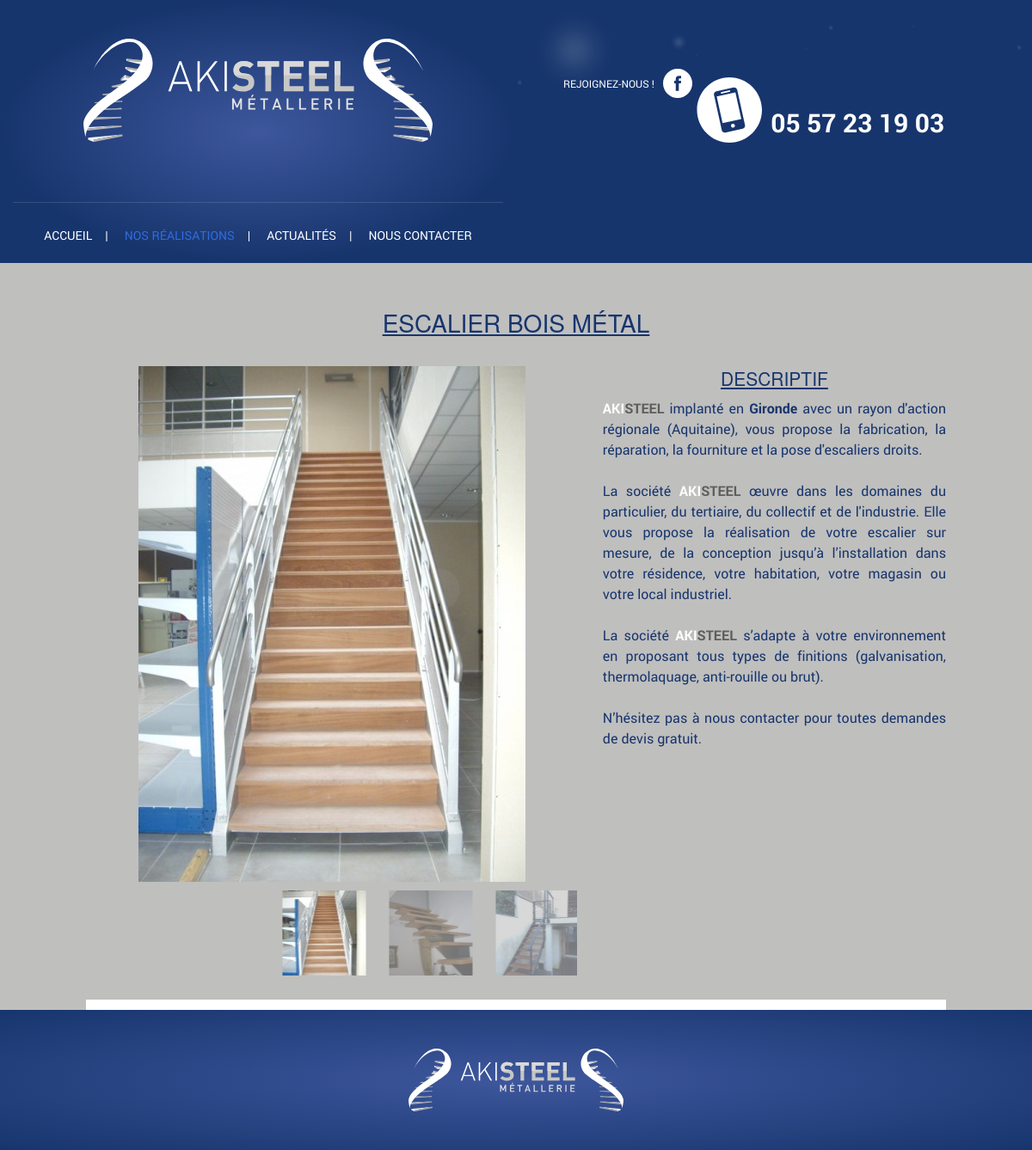
Page /realisation-detail.php?id=39 on the committed database.
### tables this page shows
CREATE TABLE `product` (
  `id` int(10) unsigned NOT NULL AUTO_INCREMENT,
  `id_categorie` int(11) NOT NULL,
  `nom` varchar(100) NOT NULL,
  `description` text NOT NULL,
  `fichier_pdf` varchar(100) NOT NULL,
  `online` enum('0','1') NOT NULL DEFAULT '0',
  PRIMARY KEY (`id`)
);

CREATE TABLE `product_image` (
  `num_image` int(11) NOT NULL AUTO_INCREMENT,
  `num_produit` int(11) NOT NULL,
  `fichier` varchar(100) NOT NULL,
  `defaut` enum('oui','non') NOT NULL DEFAULT 'non',
  PRIMARY KEY (`num_image`)
);

### admin/classes/StorageManager.php (called while the page is built, shortened)
<?php
class StorageManager{
	protected function dbConnect() {
	    $host = DBHOST;
	    $user = DBUSER;
	    $pass = DBPASSWD;
	    $bdd  = DBNAME;
		try {
			$this->mysqli = new mysqli ($host, $user, $pass, $bdd) ;
		} catch (Exception $e) {
			throw new Exception("Erreur Connexion DB ". $e->getMessage());
		}
	}
}
?>

### admin/classes/Produit.php (called while the page is built, shortened)
<?php
require_once("StorageManager.php");
class Produit extends StorageManager {
	public function load( $id, $debug=false ){
		$new_array = null;
		$requete = "SELECT * FROM `product` WHERE id = " . $id ;
		$result = mysqli_query( $this->mysqli, $requete );
		while( $row = mysqli_fetch_assoc( $result ) ) {
			$new_array[] = $row;
		}
		return $new_array;
	}
}

### admin/classes/Produit_image.php (called while the page is built, shortened)
<?php
require_once("StorageManager.php");
class Produit_image extends StorageManager {
	public function getListe( $tab=array(), $debug=false ){
		$requete = "SELECT * FROM `product_image`" ;
		if ( $tab[ "where" ] == '' ) {
			$requete .= " WHERE num_image > 0";
			if ( !empty( $tab ) ) {
				foreach( $tab as $champ => $val ) {
					if ( $champ != "champ" && $champ != "order_by" && $champ != "sens" )
						$requete .= " AND " . $champ . " = '" . addslashes( $val ) . "'";
				}
			}
			$order_by = ( $tab[ "order_by" ] != "" ) ? $tab[ "order_by" ] : "num_image";
			$sens = ( $tab[ "sens" ] != "" ) ? $tab[ "sens" ] : "ASC";
			$requete .= " ORDER BY " . $order_by . " " . $sens;
		}
		else $requete .= $tab[ "where" ];
		$new_array = null;
		$result = mysqli_query( $this->mysqli, $requete );
		while( $row = mysqli_fetch_assoc( $result ) ) {
			$new_array[] = $row;
		}
		return $new_array;
	}
	public function getImageDefaut( $num_produit=0, $debug=false ) {
		$requete = "SELECT * FROM `product_image`
			WHERE num_produit = " . intval( $num_produit ) . "
			AND defaut = 'oui'";
		$result = mysqli_query( $this->mysqli, $requete );
		$row = mysqli_fetch_assoc( $result );
		return $row;
	}
}

### realisation-detail.php (the view, shortened to what this page needs)
<?
	require $_SERVER[ "DOCUMENT_ROOT" ] . "/admin/classes/Produit.php";
	require $_SERVER[ "DOCUMENT_ROOT" ] . "/admin/classes/Produit_image.php";
	$debug = 			false;
	$produit = 			new Produit();
	$produit_image = 	new Produit_image();
	$result = $produit->load( $_GET[ "id" ], $debug );
	if ( 1 == 1 ) {
		$nom = 			$result[ 0 ][ "nom" ];
		$description = 	nl2br( $result[ 0 ][ "description" ] );
		$image_defaut = $produit_image->getImageDefaut( $result[ 0 ][ "id" ], $debug );
		if ( 1 == 1 ) {
			unset( $recherche );
			$recherche["num_produit"] = $result[ 0 ][ "id" ];
			$liste_image = 				$produit_image->getListe( $recherche, $debug );
		}
	}
?>
<!doctype html>
<html class="no-js" lang="fr" dir="ltr">
	<head>
		<? include( $_SERVER[ "DOCUMENT_ROOT" ] . "/inc/meta.php" ); ?>
	</head>
	<body class="realisations">
		<? include( $_SERVER[ "DOCUMENT_ROOT" ] . "/inc/header.php" ); ?>
		<div class="row fullwidth content2">
			<div class="row contenu-realisations">
				<div class="large-12 columns">
					<h1><?=$nom?></h1>
				</div>
				<div class="row">
					<div class="large-7 columns">
						<div class="gallery-top">
							<div class="swiper-wrapper">
								<?php if ( !empty( $liste_image ) ): ?>
									<?php foreach ( $liste_image as $_image ) : ?>
										<div class='swiper-slide'>
											<a href="<?php echo '/photos/produit/normale'. $_image[ 'fichier' ] ?>" class="fancybox photo-principale" rel="offre">
												<img src="<?php echo '/photos/produit/realisation_liste' . $_image[ 'fichier' ] ?>"  alt="" />
											</a>
										</div>
									<?php endforeach; ?>
								<?php endif; ?>
							</div>
						</div>
						<div class="gallery-thumbs">
							<div class="swiper-wrapper">
								<?
								if ( !empty( $liste_image ) ) {
									foreach ( $liste_image as $_image ) {
										echo "<div class='swiper-slide'><img src='/photos/produit/vignette" . $_image[ "fichier" ] . "' alt='' /></div>\n";
									}
								}
								?>
							</div>
						</div>
					</div>
					<div class="large-5 columns">
					   <?php if (trim($description) !=''): ?>
						<h3>Descriptif</h3>
						<p><?=$description?></p>
						<?php endif;?>
					</div>
				</div>
			</div>
		</div>
		<? include( $_SERVER[ "DOCUMENT_ROOT" ] . "/inc/footer.php" ); ?>
	</body>
</html>

### css/app.css (style rules this page uses)
* { font-family:'roboto'; }
html, body { height:auto; }
html { min-height:100%; }
body { background:#17356d;min-height:100%; }
h1, h2 { color:#17356d;font-weight:normal;text-decoration:underline;text-transform:uppercase;font-size:28px;text-align:center;margin-bottom:30px; }
h3 { color:#17356d;font-weight:normal;text-decoration:underline;text-transform:uppercase;font-size:21px;text-align:center; }
p { font-size:16px;line-height:24px;text-align:justify;color:#17356d; }
.fullwidth { max-width:100%; }
.blanc { color:#fff;font-weight: bold; }
.gris { color:#5d5d5d;font-weight: bold; }
.content2 { background:#bfbfbe;position:relative; }
.content2 .contenu-realisations { width:100%;padding:50px 0 30px 0;margin:0;max-width:1000px;margin:0 auto; }
.swiper-slide { text-align:center;font-size:18px;display:-webkit-box;display:-ms-flexbox;background-repeat:no-repeat; }
.gallery-top, .gallery-thumbs { overflow:hidden; }
.gallery-top { position:relative; width:100%; }
.gallery-top .swiper-slide { background-size:cover;background-position:center center; background-repeat:no-repeat;min-height:327px;padding:0;display:block;text-align:center; }
.gallery-thumbs { height:20%;box-sizing:border-box;padding:10px 0; }
.gallery-thumbs .swiper-slide { width:20%;opacity:0.4; }
.gallery-thumbs .swiper-slide-active { opacity: 1; }

### rows in the picture
product: nom "ESCALIER BOIS MÉTAL", description "AKI STEEL implanté en Gironde avec un rayon d'action régionale (Aquitaine), vous propose la fabrication, la réparation, la fourniture et la pose d'escaliers droits. La société AKI STEEL œuvre dans les domaines du particulier, du tertiaire, du collectif et de l'industrie. Elle vous propose la réalisation de votre escalier sur mesure, de la conception jusqu’à l’installation dans votre résidence, votre habitation, votre magasin ou votre local industriel. La société AKI STEEL s’adapte à votre environnement en proposant tous types de finitions (galvanisation, thermolaquage, anti-rouille ou brut). N’hésitez pas à nous contacter pour toutes demandes de devis gratuit."
product_image: fichier (picture)
product_image: fichier (picture)
product_image: fichier (picture)
